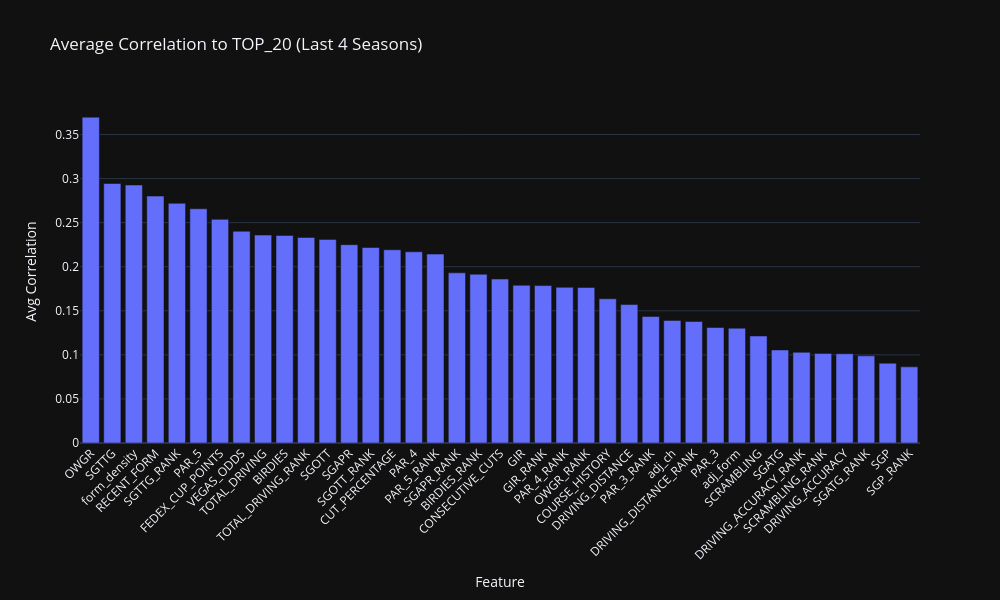

Source (notebook cell):
### Markdown cell above
**Average of Last 4 Years**

### Code cell
import pandas as pd
import numpy as np
import plotly.express as px

# === Rebuild correlation matrices for the 4 most recent seasons ===
cor = {}
recent_seasons = sorted(training_df["SEASON"].unique())[-4:]

for season in recent_seasons:
    df_season = training_df[training_df["SEASON"] == season].copy()
    numeric_cols = df_season.select_dtypes(include=["float64", "int64"])
    cor[int(season)] = numeric_cols.corr().abs()

# === Combine into one summary DataFrame ===
cor_df = pd.DataFrame()

for season in recent_seasons:
    df = cor[season].reset_index()
    if "TOP_20" not in df.columns:
        continue
    temp = df[["index", "TOP_20"]].copy()
    temp = temp.rename(columns={"TOP_20": str(season)})
    if cor_df.empty:
        cor_df = temp
    else:
        cor_df = cor_df.merge(temp, on="index", how="outer")

# Drop target and metadata rows
cor_df = cor_df[~cor_df["index"].isin(["TOP_20", "FINAL_POS", "SEASON"])]

# Compute average correlation across seasons
cor_df["AVERAGE"] = cor_df.drop(columns=["index"]).mean(axis=1)
cor_df = cor_df.sort_values(by="AVERAGE", ascending=False)

# === Plotly Bar Chart ===
fig = px.bar(
    cor_df,
    x="index",
    y="AVERAGE",
    title="Average Correlation to TOP_20 (Last 4 Seasons)",
    labels={"index": "Feature", "AVERAGE": "Avg Correlation"},
    template="plotly_dark"
)

fig.update_layout(
    xaxis_tickangle=-45,
    height=600,
    width=1000,
    showlegend=False
)

fig.show()

### Figure 1 — Plotly figure (JSON) as saved in the notebook; plotly's stock layout.template omitted (floating-point values rounded to 4 significant figures)
{"data": [{"hovertemplate": "Feature=%{x}<br>Avg Correlation=%{y}<extra></extra>", "legendgroup": "", "marker": {"color": "#636efa", "pattern": {"shape": ""}}, "name": "", "orientation": "v", "showlegend": false, "textposition": "auto", "type": "bar", "x": ["OWGR", "SGTTG", "form_density", "RECENT_FORM", "SGTTG_RANK", "PAR_5", "FEDEX_CUP_POINTS", "VEGAS_ODDS", "TOTAL_DRIVING", "BIRDIES", "TOTAL_DRIVING_RANK", "SGOTT", "SGAPR", "SGOTT_RANK", "CUT_PERCENTAGE", "PAR_4", "PAR_5_RANK", "SGAPR_RANK", "BIRDIES_RANK", "CONSECUTIVE_CUTS", "GIR", "GIR_RANK", "PAR_4_RANK", "OWGR_RANK", "COURSE_HISTORY", "DRIVING_DISTANCE", "PAR_3_RANK", "adj_ch", "DRIVING_DISTANCE_RANK", "PAR_3", "adj_form", "SCRAMBLING", "SGATG", "DRIVING_ACCURACY_RANK", "SCRAMBLING_RANK", "DRIVING_ACCURACY", "SGATG_RANK", "SGP", "SGP_RANK"], "xaxis": "x", "y": [0.3697, 0.2944, 0.2927, 0.2801, 0.2719, 0.2658, 0.2537, 0.2403, 0.2359, 0.2356, 0.2332, 0.231, 0.225, 0.2218, 0.2192, 0.2169, 0.2143, 0.1931, 0.1915, 0.1861, 0.179, 0.1786, 0.1767, 0.1765, 0.1636, 0.1571, 0.1436, 0.1391, 0.1379, 0.131, 0.1302, 0.1214, 0.1056, 0.1029, 0.1017, 0.1013, 0.0989, 0.09053, 0.08638], "yaxis": "y"}], "layout": {"barmode": "relative", "height": 600, "legend": {"tracegroupgap": 0}, "showlegend": false, "title": {"text": "Average Correlation to TOP_20 (Last 4 Seasons)"}, "width": 1000, "xaxis": {"anchor": "y", "domain": [0, 1], "tickangle": -45, "title": {"text": "Feature"}}, "yaxis": {"anchor": "x", "domain": [0, 1], "title": {"text": "Avg Correlation"}}}}
